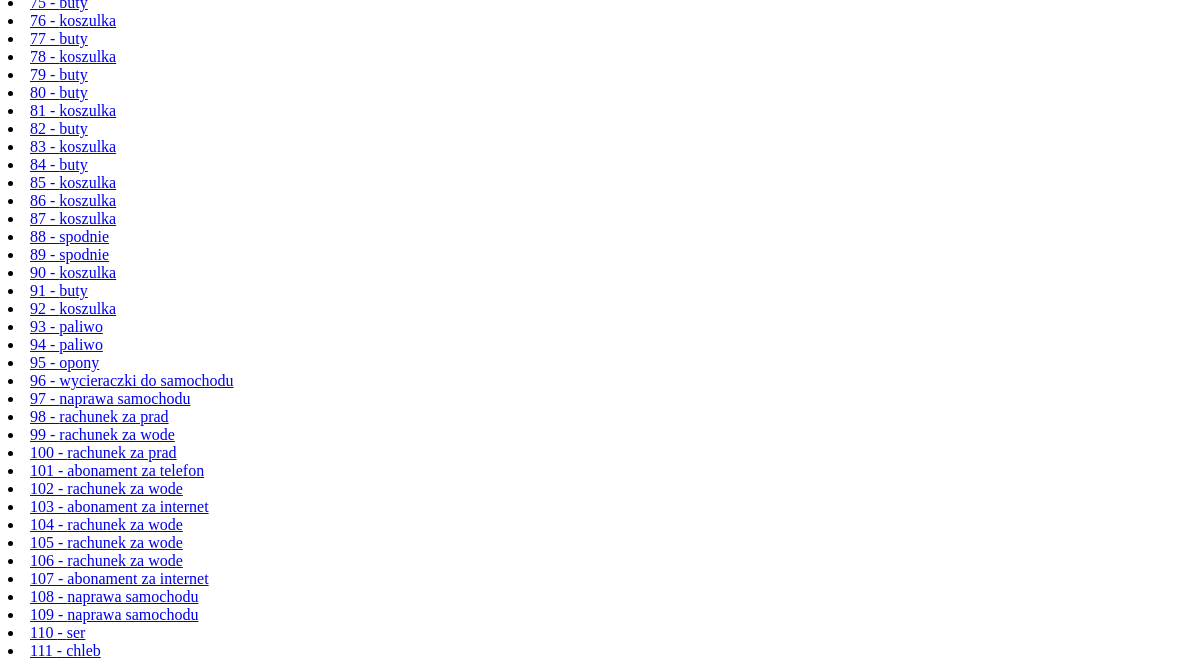
Before: /budget/expenses/ (lower part) with the older database file.
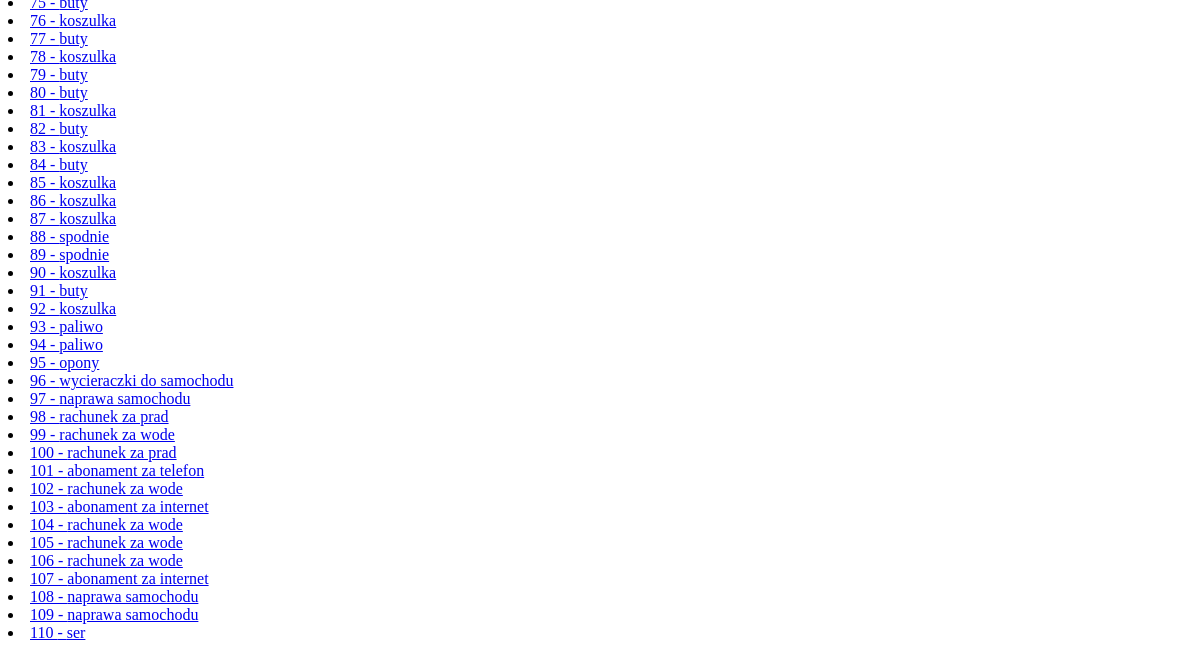
After: the same page with the newer database file.
### budget/models.py (models this page shows, shortened)
class Expense(models.Model):
    expense_id = models.IntegerField()
    date = models.DateField()
    price = models.FloatField()
    amount = models.FloatField()
    product = models.ForeignKey(Product, on_delete=models.CASCADE, null=True)
    category = models.ForeignKey(Category, on_delete=models.CASCADE, null=True)
    subcategory = models.ForeignKey(Subcategory, on_delete=models.CASCADE, null=True)

class Product(models.Model):
    name = models.CharField(max_length=512)
    def __str__(self):
        return self.name

### budget/views.py (the view)
# urls.py: path('expenses/', views.expenses, name='expenses'),
def expenses(request):
    expenses = Expense.objects.all()
    template = loader.get_template('budget/expenses.html')
    context = {
        'expenses': expenses,
    }
    return HttpResponse(template.render(context, request))

### budget/templates/budget/expenses.html (shortened to what this page needs)
{% for expense in expenses %}
	<li><a href="/budget/expense/{{ expense.expense_id }}/">{{ expense.expense_id }} - {{ expense.product }}</a></li>
{% endfor %}

Changed rows visible on the page:
removed Expense: expense_id "111", product "chleb"
